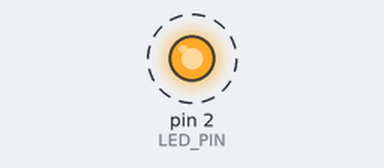
This program was run on a simulated Arduino Uno, built with avr-gcc and run on an emulated ATmega328P. On the bench: output pins drawn as LEDs (lit = HIGH). Dashed ring = blinking.

Above: at 0.5 s.
Timing chart, 0 to 4.6 s (numbered marks = the images above):
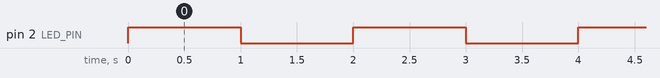

Measured:
- by itself, pin 2 (LED_PIN): alternates HIGH for 1.0 s and LOW for 1.0 s

The program:

main.cpp
```cpp
#include <Arduino.h>

// 定义LED连接的GPIO引脚为引脚2
#define LED_PIN 2

// setup() - 初始化函数，程序启动时执行一次
void setup()
{
    // 设置LED_PIN为输出模式，使其可以控制LED亮灭
    pinMode(LED_PIN, OUTPUT);
}

// loop() - 主循环函数，程序启动后持续循环执行
void loop()
{
    // 将LED_PIN设置为高电平(3.3V)，点亮LED
    digitalWrite(LED_PIN, HIGH);
    // 延时1000毫秒(1秒)
    delay(1000);

    // 将LED_PIN设置为低电平(0V)，熄灭LED
    digitalWrite(LED_PIN, LOW);
    // 延时1000毫秒(1秒)
    delay(1000);
}
```
